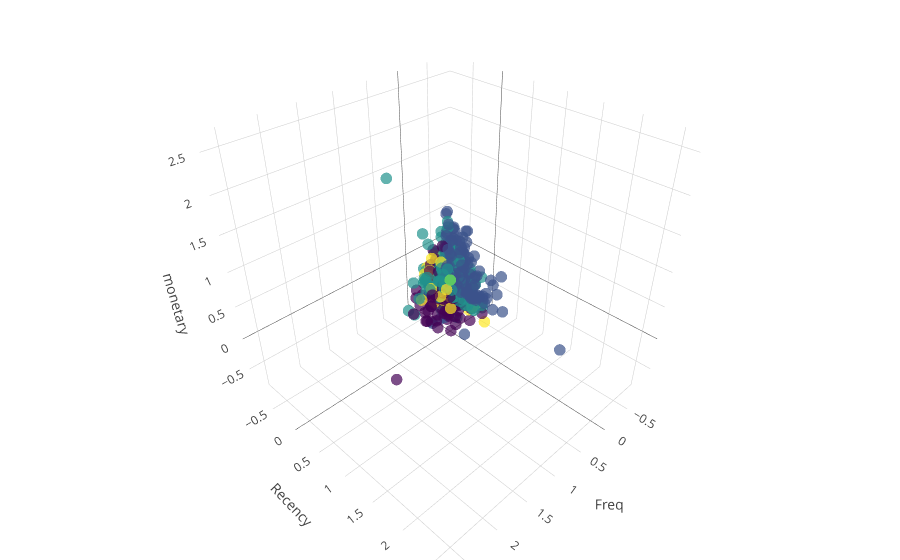

Notebook code for this chart:
### Code cell
traces = []

x = df_scaled['frequency']
y = df_scaled['recency']
z = df_scaled['monetary_value']
c = df["kp_cluster"]
marker = dict(size=4, color=c, colorscale='Viridis', opacity=0.7)
trace = go.Scatter3d(x=x, y=y, z=z, mode='markers', hovertext=c, marker=marker)
traces.append(trace)
layout = go.Layout(margin=dict( l=0,r=0,b=0,t=0), scene={'xaxis':{'title': 'Freq'}, 
                                                         'yaxis':{'title': 'Recency'}, 
                                                         'zaxis':{'title': 'monetary'}})
fig = go.Figure(data=traces, layout=layout)
po.iplot(fig, filename='3d-scatter-colorscale')

### Figure 1 — Plotly figure (JSON) as saved in the notebook; plotly's stock layout.template omitted (floating-point values rounded to 4 significant figures; data arrays with more than 128 entries replaced by an {"elided": "..."} marker saying what was removed)
{"data": [{"hovertext": {"elided": "2357 str values"}, "marker": {"color": {"elided": "2357 int values"}, "colorscale": "Viridis", "opacity": 0.7, "size": 4}, "mode": "markers", "type": "scatter3d", "uid": "c6c985ee-d58b-11e8-88db-aae9fe84485c", "x": {"elided": "2357 float values"}, "y": {"elided": "2357 float values"}, "z": {"elided": "2357 float values"}}], "layout": {"margin": {"b": 0, "l": 0, "r": 0, "t": 0}, "scene": {"xaxis": {"title": "Freq"}, "yaxis": {"title": "Recency"}, "zaxis": {"title": "monetary"}}}}
